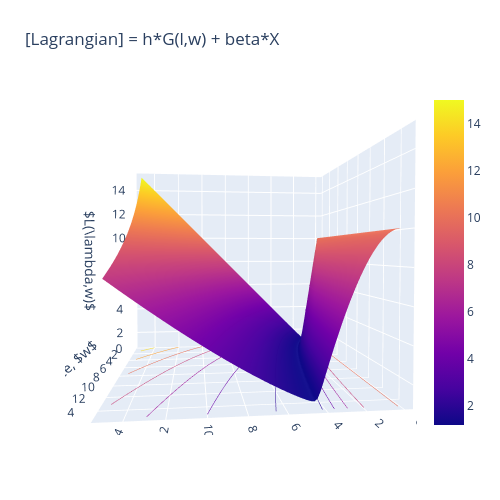

The notebook cell saved with this chart:
### Markdown cell above
## Low cost of immunity: $\beta \leq \frac{h}{s}$
There is a non-zero optimal solution.

### Code cell
# Visualize cost landscape
rng = 15
pnts = 100
lvec = np.linspace(0.01, rng, pnts)
wvec = np.linspace(0.01, rng, pnts)

l, w = np.meshgrid(lvec, wvec)
z = net_harm(l,w) + beta*X(l,w)


fig = go.Figure(data=[go.Surface(z=z, x=l, y=w)])
fig.update_traces(contours_z=dict(show=True, usecolormap=True,
                                  highlightcolor="limegreen", project_z=True))
fig.update_layout(title='[Lagrangian] = h*G(l,w) + beta*X', autosize=False,
                  scene_camera_eye=dict(x=1.87, y=0.88, z=-0.64),
                  width=500, height=500,
                  margin=dict(l=65, r=50, b=65, t=90))

# Update the layout
fig.update_layout(scene=dict(
    xaxis_title=r'Inflammation, $\lambda$',
    yaxis_title=r'Tolerance, $w$',
    zaxis_title=r'$L(\lambda,w)$'
))

fig.show()

### Figure 1 — Plotly figure (JSON) as saved in the notebook; plotly's stock layout.template omitted (floating-point values rounded to 4 significant figures; data arrays with more than 128 entries replaced by an {"elided": "..."} marker saying what was removed)
{"data": [{"contours": {"z": {"highlightcolor": "limegreen", "project": {"z": true}, "show": true, "usecolormap": true}}, "type": "surface", "x": {"elided": "100x100 float values"}, "y": {"elided": "100x100 float values"}, "z": {"elided": "100x100 float values"}}], "layout": {"autosize": false, "height": 500, "margin": {"b": 65, "l": 65, "r": 50, "t": 90}, "scene": {"aspectmode": "auto", "aspectratio": {"x": 1.028, "y": 1.028, "z": 0.9464}, "camera": {"center": {"x": 0, "y": 0, "z": 0}, "eye": {"x": 0.1978, "y": 1.806, "z": 0.04141}, "projection": {"type": "perspective"}, "up": {"x": 0, "y": 0, "z": 1}}, "xaxis": {"title": {"text": "Inflammation, $\\lambda$"}, "type": "linear"}, "yaxis": {"title": {"text": "Tolerance, $w$"}, "type": "linear"}, "zaxis": {"title": {"text": "$L(\\lambda,w)$"}, "type": "linear"}}, "title": {"text": "[Lagrangian] = h*G(l,w) + beta*X"}, "width": 500}}
